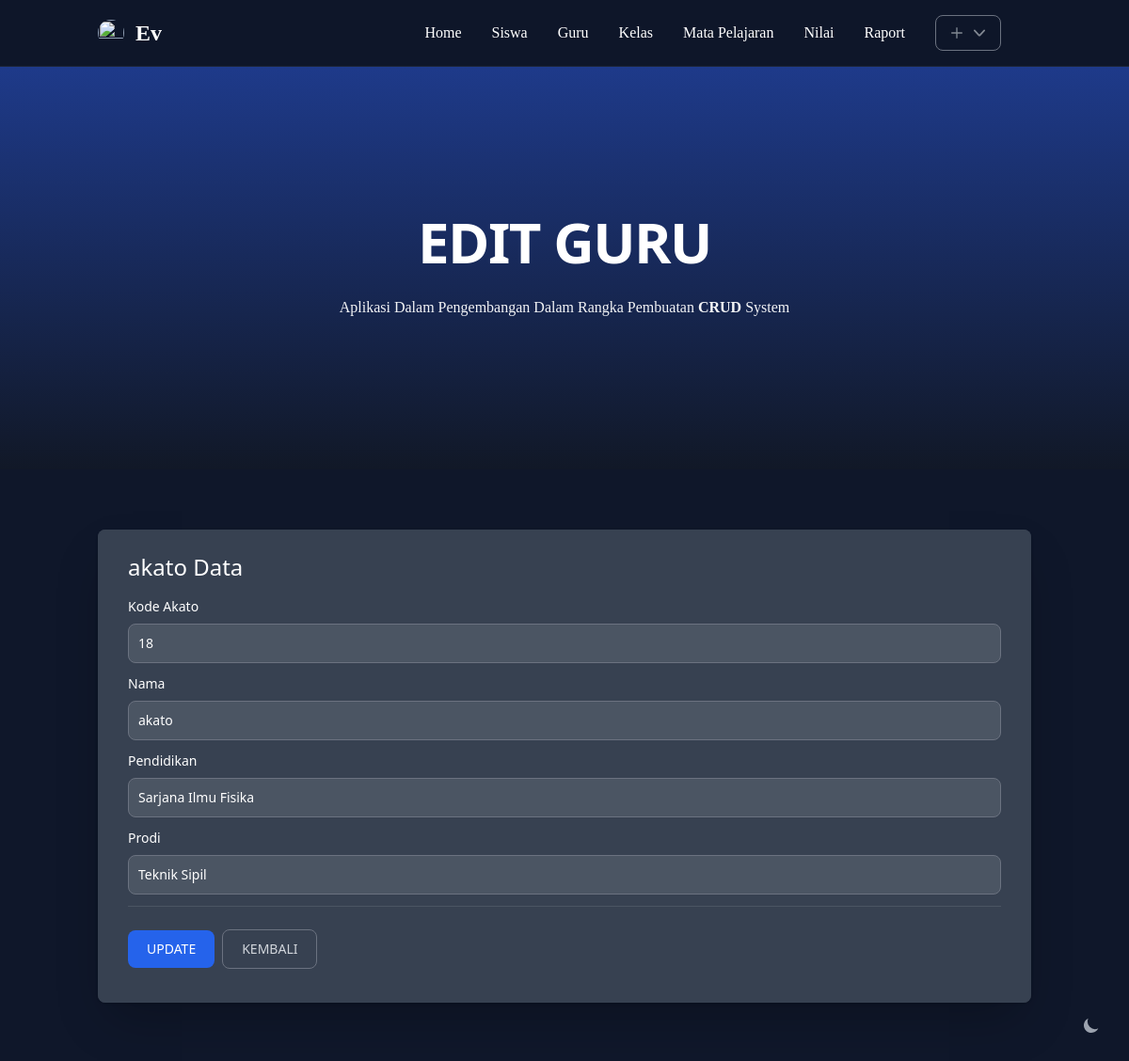
/?v=guru&n=akato&m=edit, run on the app's committed database.
### tables this page shows
CREATE TABLE `gurus` (
  `kode_guru` int NOT NULL,
  `nama_guru` varchar(50) NOT NULL,
  `pendidikan` varchar(40) NOT NULL,
  `prodi` varchar(80) NOT NULL
);

### public/component/guru/formEdit.php (the view, shortened to what this page needs)
<?php
$connection = connect();
$id = (isset($_GET['n'])) ? $_GET['n'] : die('Unauthorized');
$query = "SELECT * FROM gurus where gurus.nama_guru = '$id'";
$datas = $connection->query($query);
$data = $datas->fetch_object();
?>
<div class="py-8 px-4 mx-auto max-w-screen-lg text-left lg:py-16">
  <div class="relative bg-white rounded-lg shadow-2xl dark:bg-gray-700">
    <form action="siswa/edit.php" method="post">
      <div class="relative bg-white rounded-lg shadow dark:bg-gray-700">
        <div class="px-6 py-6 lg:px-8 space-y-4">
          <h3 class="mb-4 text-xl md:text-2xl font-medium text-gray-900 dark:text-white"><?= $data->nama_guru; ?> Data</h3>
          <div class="space-y-3">
            <div>
              <label class="capitalize block mb-2 mt-3 text-sm font-medium text-gray-900 dark:text-white">kode <?= $data->nama_guru ?></label>
              <input type="text" name="kode_guru" id="nama" placeholder="~" class="bg-gray-50 border border-gray-300 text-gray-900 text-sm rounded-lg focus:ring-blue-500 focus:border-blue-500 block w-full p-2.5 dark:bg-gray-600 dark:border-gray-500 dark:placeholder-gray-400 dark:text-white" fdprocessedid="ju39cs" value="<?= $data->kode_guru ?>">
            </div>
            <div>
              <label class="capitalize block mb-2 mt-3 text-sm font-medium text-gray-900 dark:text-white">nama</label>
              <input type="text" name="nama" id="nama" placeholder="~" class="bg-gray-50 border border-gray-300 text-gray-900 text-sm rounded-lg focus:ring-blue-500 focus:border-blue-500 block w-full p-2.5 dark:bg-gray-600 dark:border-gray-500 dark:placeholder-gray-400 dark:text-white" fdprocessedid="ju39cs" value="<?= $data->nama_guru ?>">
            </div>
            <div>
              <label for="pendidikan" class="capitalize block mb-2 mt-3 text-sm font-medium text-gray-900 dark:text-white">pendidikan</label>
              <input type="text" name="pendidikan" id="pendidikan" placeholder="~" class="bg-gray-50 border border-gray-300 text-gray-900 text-sm rounded-lg focus:ring-blue-500 focus:border-blue-500 block w-full p-2.5 dark:bg-gray-600 dark:border-gray-500 dark:placeholder-gray-400 dark:text-white" fdprocessedid="ju39cs" value="<?= $data->pendidikan ?>">
            </div>
            <div>
              <label for="prodi" class="capitalize block mb-2 mt-3 text-sm font-medium text-gray-900 dark:text-white">prodi</label>
              <input type="text" name="prodi" id="prodi" placeholder="~" class="bg-gray-50 border border-gray-300 text-gray-900 text-sm rounded-lg focus:ring-blue-500 focus:border-blue-500 block w-full p-2.5 dark:bg-gray-600 dark:border-gray-500 dark:placeholder-gray-400 dark:text-white" fdprocessedid="ju39cs" value="<?= $data->prodi ?>">
            </div>
            <div class="flex items-center pt-6 pb-3 space-x-2 border-t border-gray-200 rounded-b dark:border-gray-600">
              <button type="submit" class="text-white uppercase bg-blue-700 hover:bg-blue-800 focus:ring-4 focus:outline-none focus:ring-blue-300 font-medium rounded-lg text-sm px-5 py-2.5 text-center dark:bg-blue-600 dark:hover:bg-blue-700 dark:focus:ring-blue-800">update</button>
              <button type="reset" class="text-gray-500 uppercase bg-white hover:bg-gray-100 focus:ring-4 focus:outline-none focus:ring-blue-300 rounded-lg border border-gray-200 text-sm font-medium px-5 py-2.5 hover:text-gray-900 focus:z-10 dark:bg-gray-700 dark:text-gray-300 dark:border-gray-500 dark:hover:text-white dark:hover:bg-gray-600 dark:focus:ring-gray-600">kembali</button>
            </div>
          </div>
        </div>
      </div>
    </form>
  </div>
</div>

### data on the page
gurus: nama_guru "akato", nama_guru "Akato", kode_guru "18", nama "akato", pendidikan "Sarjana Ilmu Fisika", prodi "Teknik Sipil"

### other printed values
$page['head'] "EDIT GURU"
